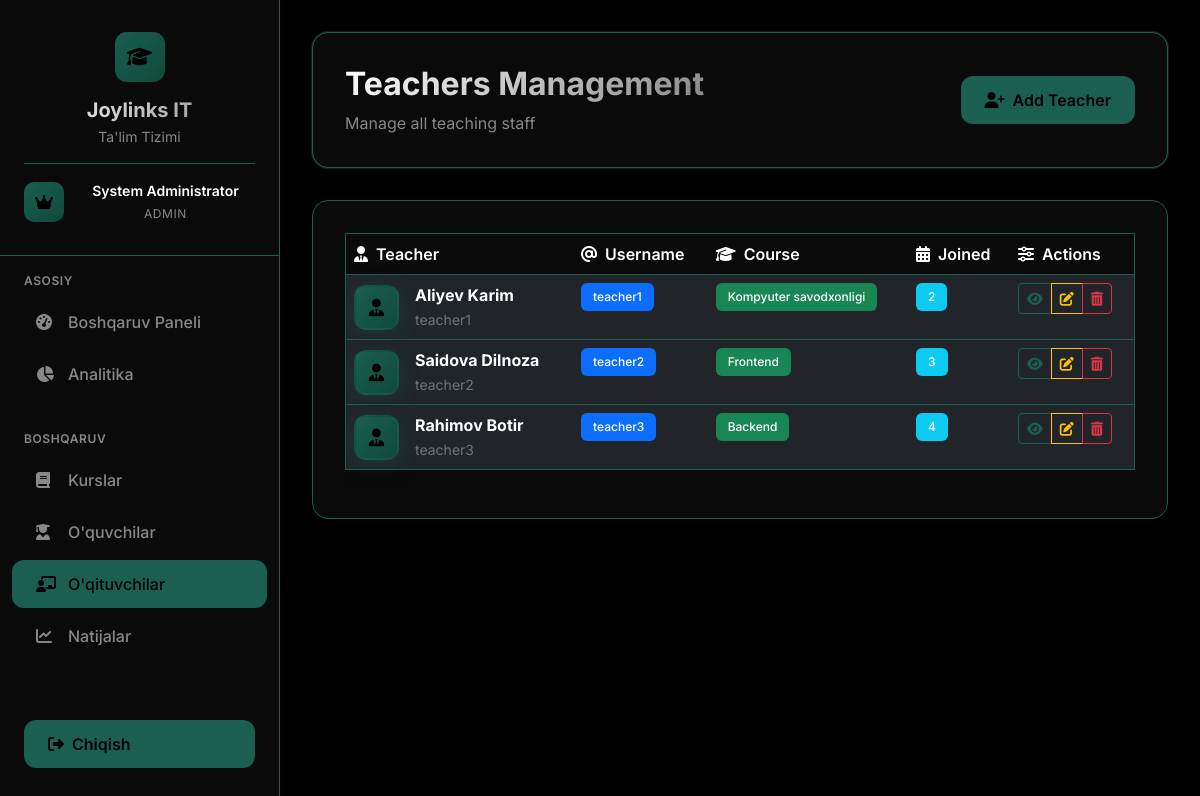
The app's page /admin/teachers (signed in) with its own data.
### app.py (models this page shows)
class User(UserMixin, db.Model):
    id = db.Column(db.Integer, primary_key=True)
    username = db.Column(db.String(80), unique=True, nullable=False)
    password_hash = db.Column(db.String(120), nullable=False)
    role = db.Column(db.String(20), nullable=False)  # admin, teacher, student
    full_name = db.Column(db.String(100), nullable=False)
    teacher_profile = db.relationship('Teacher', backref='user', uselist=False)
    student_profile = db.relationship('Student', backref='user', uselist=False)

class Teacher(db.Model):
    id = db.Column(db.Integer, primary_key=True)
    user_id = db.Column(db.Integer, db.ForeignKey('user.id'), nullable=False)
    course_id = db.Column(db.Integer, db.ForeignKey('course.id'), nullable=False)
    groups = db.relationship('Group', backref='teacher', lazy=True)
    course = db.relationship('Course', backref='teachers', lazy=True)

class Course(db.Model):
    id = db.Column(db.Integer, primary_key=True)
    name = db.Column(db.String(100), nullable=False)
    description = db.Column(db.Text)
    created_at = db.Column(db.DateTime, default=datetime.utcnow)

### app.py (the view)
@app.route('/admin/teachers')
@admin_required
def admin_teachers():
    teachers = db.session.query(Teacher, User, Course).join(User).join(Course).all()
    return render_template('admin/teachers_modern.html', teachers=teachers)

### app.py (called while the page is built)
@login_manager.user_loader
def load_user(user_id):
    return User.query.get(int(user_id))

def admin_required(f):
    @wraps(f)
    def decorated_function(*args, **kwargs):
        if not current_user.is_authenticated or current_user.role != 'admin':
            flash('Kirish taqiqlangan. Admin huquqlari kerak.', 'danger')
            return redirect(url_for('login'))
        return f(*args, **kwargs)
    return decorated_function

### templates/admin/teachers_modern.html (shortened to what this page needs)
{% extends "base_modern.html" %}
{% block content %}
<div class="page-header">
    <div class="d-flex justify-content-between align-items-center">
        <div>
            <h1 class="page-title">Teachers Management</h1>
            <p class="page-subtitle">Manage all teaching staff</p>
        </div>
        <div class="d-flex gap-2">
            <a href="{{ url_for('admin_add_teacher') }}" class="btn-primary-custom">
                <i class="fas fa-user-plus me-2"></i>Add Teacher
            </a>
        </div>
    </div>
</div>
<div class="content-card">
    <div class="table-responsive">
        <table class="table table-dark table-hover">
            <thead>
                <tr>
                    <th><i class="fas fa-user-tie me-2"></i>Teacher</th>
                    <th><i class="fas fa-at me-2"></i>Username</th>
                    <th><i class="fas fa-graduation-cap me-2"></i>Course</th>
                    <th><i class="fas fa-calendar-alt me-2"></i>Joined</th>
                    <th><i class="fas fa-sliders-h me-2"></i>Actions</th>
                </tr>
            </thead>
            <tbody>
                {% for teacher, user, course in teachers %}
                <tr class="table-row-hover">
                    <td>
                        <div class="d-flex align-items-center">
                            <div class="teacher-avatar me-3">
                                <i class="fas fa-user-tie"></i>
                            </div>
                            <div>
                                <strong>{{ user.full_name }}</strong>
                                <br>
                                <small class="text-secondary">{{ user.username }}</small>
                            </div>
                        </div>
                    </td>
                    <td>
                        <span class="badge bg-primary">{{ user.username }}</span>
                    </td>
                    <td>
                        <span class="badge bg-success">{{ course.name }}</span>
                    </td>
                    <td>
                        <span class="badge bg-info">{{ user.id }}</span>
                    </td>
                    <td>
                        <div class="btn-group" role="group">
                            <button class="btn btn-sm btn-outline-light" onclick="viewTeacher('{{ teacher.id }}')">
                                <i class="fas fa-eye"></i>
                            </button>
                            <button class="btn btn-sm btn-outline-warning" onclick="editTeacher('{{ teacher.id }}')">
                                <i class="fas fa-pen-to-square"></i>
                            </button>
                            <button class="btn btn-sm btn-outline-danger" onclick="deleteTeacher('{{ teacher.id }}')">
                                <i class="fas fa-trash-can"></i>
                            </button>
                        </div>
                    </td>
                </tr>
                {% endfor %}
            </tbody>
        </table>
    </div>
</div>
{% endblock %}

### templates/base_modern.html (shortened to what this page needs)
<!DOCTYPE html>
<html lang="uz">
<head>
    <link href="https://cdn.jsdelivr.net/npm/bootstrap@5.3.0/dist/css/bootstrap.min.css" rel="stylesheet">
    <link href="https://cdnjs.cloudflare.com/ajax/libs/font-awesome/6.4.0/css/all.min.css" rel="stylesheet">
</head>
<body>
    <aside class="sidebar" id="sidebar">
        <div class="sidebar-header">
            <div class="logo">
                <i class="fas fa-graduation-cap"></i>
            </div>
            <h3>Joylinks IT</h3>
            <p>Ta'lim Tizimi</p>
            {% if current_user.is_authenticated %}
            <div class="user-info">
                <div class="user-avatar">
                    {% if current_user.role == 'admin' %}
                    <i class="fas fa-crown"></i>
                    {% elif current_user.role == 'teacher' %}
                    <i class="fas fa-user-tie"></i>
                    {% elif current_user.role == 'student' %}
                    <i class="fas fa-user-graduate"></i>
                    {% endif %}
                </div>
                <div class="user-details">
                    <div class="user-name">{{ current_user.full_name }}</div>
                    <div class="user-role">
                        {% if current_user.role == 'admin' %}
                        Admin
                        {% elif current_user.role == 'teacher' %}
                        Ustoz
                        {% elif current_user.role == 'student' %}
                        O'quvchi
                        {% endif %}
                    </div>
                </div>
            </div>
            {% endif %}
        </div>
        <nav class="sidebar-nav">
            {% if current_user.role == 'admin' %}
            <div class="nav-section">
                <div class="nav-section-title">Asosiy</div>
                <a href="{{ url_for('admin_dashboard') }}"
                    class="nav-link {% if request.endpoint == 'admin_dashboard' %}active{% endif %}">
                    <i class="fas fa-tachometer-alt"></i>
                    <span>Boshqaruv Paneli</span>
                </a>
                <a href="{{ url_for('admin_analytics') }}"
                    class="nav-link {% if request.endpoint == 'admin_analytics' %}active{% endif %}">
                    <i class="fas fa-chart-pie"></i>
                    <span>Analitika</span>
                </a>
            </div>
            <div class="nav-section">
                <div class="nav-section-title">Boshqaruv</div>
                <a href="{{ url_for('admin_courses') }}"
                    class="nav-link {% if request.endpoint == 'admin_courses' %}active{% endif %}">
                    <i class="fas fa-book"></i>
                    <span>Kurslar</span>
                </a>
                <a href="{{ url_for('admin_students') }}"
                    class="nav-link {% if request.endpoint == 'admin_students' %}active{% endif %}">
                    <i class="fas fa-user-graduate"></i>
                    <span>O'quvchilar</span>
                </a>
                <a href="{{ url_for('admin_teachers') }}"
                    class="nav-link {% if request.endpoint == 'admin_teachers' %}active{% endif %}">
                    <i class="fas fa-chalkboard-teacher"></i>
                    <span>O'qituvchilar</span>
                </a>
                <a href="{{ url_for('admin_results') }}"
                    class="nav-link {% if request.endpoint == 'admin_results' %}active{% endif %}">
                    <i class="fas fa-chart-line"></i>
                    <span>Natijalar</span>
                </a>
            </div>
            {% endif %}
        </nav>
        <div class="logout-btn">
            <a href="{{ url_for('logout') }}" class="btn-primary-custom w-100">
                <i class="fas fa-sign-out-alt me-2"></i>
                Chiqish
            </a>
        </div>
    </aside>
    <main class="main-content">
        {% block content %}{% endblock %}
    </main>
</body>
</html>

### templates/base_modern.html (style rules this page uses)
:root { --bg-primary: #000000; --bg-secondary: #0a0a0a; --bg-card: #0a0a0a; --text-primary: #ffffff; --text-secondary: #888888; --accent: #1a5f4f; --accent-hover: #0f4a3a; --border: #1a5f4f; --sidebar-width: 280px; }
* { margin: 0; padding: 0; box-sizing: border-box; }
body { font-family: 'Inter', -apple-system, BlinkMacSystemFont, 'Segoe UI', sans-serif; background: var(--bg-primary); color: var(--text-primary); min-height: 100vh; overflow-x: hidden; }
.user-info { margin-top: 1rem; padding-top: 1rem; border-top: 1px solid var(--border); display: flex; align-items: center; gap: 0.75rem; }
.user-avatar { width: 40px; height: 40px; background: linear-gradient(135deg, var(--accent), var(--accent-hover)); border-radius: 10px; display: flex; align-items: center; justify-content: center; color: var(--bg-primary); }
.user-details { flex: 1; }
.user-name { font-size: 0.875rem; font-weight: 600; color: var(--text-primary); margin-bottom: 0.25rem; }
.user-role { font-size: 0.75rem; color: var(--text-secondary); text-transform: uppercase; letter-spacing: 0.05em; }
.sidebar { position: fixed; top: 0; left: 0; height: 100vh; width: var(--sidebar-width); background: var(--bg-card); border-right: 1px solid var(--border); z-index: 1000; transition: all 0.3s cubic-bezier(0.4, 0, 0.2, 1); overflow-y: auto; backdrop-filter: blur(20px); }
.sidebar-header { padding: 2rem 1.5rem; border-bottom: 1px solid var(--border); text-align: center; }
.logo { width: 50px; height: 50px; background: linear-gradient(135deg, var(--accent), var(--accent-hover)); border-radius: 12px; display: flex; align-items: center; justify-content: center; margin: 0 auto 1rem; }
.logo i { font-size: 1.25rem; color: var(--bg-primary); }
.sidebar-header h3 { font-size: 1.25rem; font-weight: 700; background: linear-gradient(135deg, var(--text-primary), var(--text-secondary)); -webkit-background-clip: text; -webkit-text-fill-color: transparent; background-clip: text; margin-bottom: 0.25rem; }
.sidebar-header p { color: var(--text-secondary); font-size: 0.875rem; margin: 0; }
.sidebar-nav { padding: 1rem 0; }
.nav-section { margin-bottom: 2rem; }
.nav-section-title { color: var(--text-secondary); font-size: 0.75rem; font-weight: 600; text-transform: uppercase; letter-spacing: 0.05em; padding: 0 1.5rem; margin-bottom: 0.5rem; }
.nav-link { display: flex; align-items: center; color: var(--text-secondary); text-decoration: none; padding: 0.75rem 1.5rem; margin: 0.25rem 0.75rem; border-radius: 12px; transition: all 0.3s cubic-bezier(0.4, 0, 0.2, 1); font-weight: 500; }
.nav-link.active { background: var(--accent); color: var(--bg-primary); }
.nav-link i { width: 20px; margin-right: 12px; font-size: 1rem; }
.main-content { margin-left: var(--sidebar-width); padding: 2rem; min-height: 100vh; animation: fadeIn 0.8s ease-in; }
.page-header { background: var(--bg-card); border: 1px solid var(--border); border-radius: 16px; padding: 2rem; margin-bottom: 2rem; backdrop-filter: blur(20px); box-shadow: 0 0 0 1px rgba(255, 255, 255, 0.1); }
.page-title { font-size: 2rem; font-weight: 700; margin-bottom: 0.5rem; background: linear-gradient(135deg, var(--text-primary), var(--text-secondary)); -webkit-background-clip: text; -webkit-text-fill-color: transparent; background-clip: text; }
.page-subtitle { color: var(--text-secondary); font-size: 1rem; margin: 0; }
.btn-primary-custom { background: var(--accent); color: var(--bg-primary); border: none; border-radius: 12px; padding: 0.75rem 1.5rem; font-weight: 600; transition: all 0.3s cubic-bezier(0.4, 0, 0.2, 1); text-decoration: none; display: inline-flex; align-items: center; position: relative; overflow: hidden; }
.btn-primary-custom::before { content: ''; position: absolute; top: 0; left: -100%; width: 100%; height: 100%; background: linear-gradient(90deg, transparent, rgba(255, 255, 255, 0.2), transparent); transition: left 0.5s; }
.content-card { background: var(--bg-card); border: 1px solid var(--border); border-radius: 16px; padding: 2rem; margin-bottom: 2rem; backdrop-filter: blur(20px); animation: slideUp 0.6s ease-out; }
.logout-btn { position: absolute; bottom: 2rem; left: 1.5rem; right: 1.5rem; }

### records on screen
User: full_name "System Administrator"
Teacher: full_name "Aliyev Karim", username "teacher1", name "Kompyuter savodxonligi", id "2"
Teacher: full_name "Saidova Dilnoza", username "teacher2", name "Frontend", id "3"
Teacher: full_name "Rahimov Botir", username "teacher3", name "Backend", id "4"
